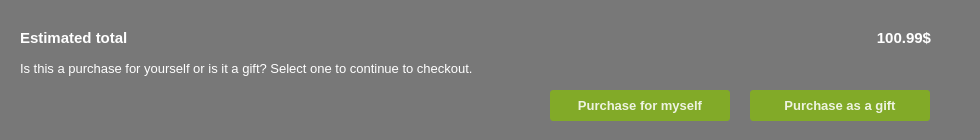
              <widget class="QWidget" name="Total_widget" native="true">
               <property name="minimumSize">
                <size>
                 <width>980</width>
                 <height>140</height>
                </size>
               </property>
               <property name="maximumSize">
                <size>
                 <width>980</width>
                 <height>140</height>
                </size>
               </property>
               <property name="styleSheet">
                <string notr="true">background-color: rgba(0, 0, 0, 80);</string>
               </property>
               <widget class="QLabel" name="label_41">
                <property name="geometry">
                 <rect>
                  <x>20</x>
                  <y>30</y>
                  <width>121</width>
                  <height>16</height>
                 </rect>
                </property>
                <property name="font">
                 <font>
                  <family>Arial</family>
                  <pointsize>11</pointsize>
                  <bold>true</bold>
                 </font>
                </property>
                <property name="styleSheet">
                 <string notr="true">background-color: none;
color: rgb(255, 255, 255);</string>
                </property>
                <property name="text">
                 <string>Estimated total</string>
                </property>
               </widget>
               <widget class="QLabel" name="TotalPrice">
                <property name="geometry">
                 <rect>
                  <x>860</x>
                  <y>30</y>
                  <width>71</width>
                  <height>16</height>
                 </rect>
                </property>
                <property name="font">
                 <font>
                  <family>Arial</family>
                  <pointsize>11</pointsize>
                  <bold>true</bold>
                 </font>
                </property>
                <property name="styleSheet">
                 <string notr="true">background-color: none;
color: rgb(255, 255, 255);</string>
                </property>
                <property name="text">
                 <string>100.99$</string>
                </property>
                <property name="alignment">
                 <set>Qt::AlignRight|Qt::AlignTrailing|Qt::AlignVCenter</set>
                </property>
               </widget>
               <widget class="QLabel" name="label_43">
                <property name="geometry">
                 <rect>
                  <x>20</x>
                  <y>60</y>
                  <width>501</width>
                  <height>16</height>
                 </rect>
                </property>
                <property name="font">
                 <font>
                  <family>Arial</family>
                  <pointsize>10</pointsize>
                 </font>
                </property>
                <property name="styleSheet">
                 <string notr="true">background-color: none;
color: rgb(255, 255, 255);</string>
                </property>
                <property name="text">
                 <string>Is this a purchase for yourself or is it a gift? Select one to continue to checkout.</string>
                </property>
               </widget>
               <widget class="QPushButton" name="PurchaseForMyself">
                <property name="geometry">
                 <rect>
                  <x>550</x>
                  <y>90</y>
                  <width>180</width>
                  <height>31</height>
                 </rect>
                </property>
                <property name="font">
                 <font>
                  <family>Arial</family>
                  <pointsize>10</pointsize>
                  <bold>true</bold>
                 </font>
                </property>
                <property name="cursor">
                 <cursorShape>PointingHandCursor</cursorShape>
                </property>
                <property name="styleSheet">
                 <string notr="true">QPushButton
{
border: none;
color: rgba(255, 255, 255, 220);
border-radius: 3px;
background-color: rgb(130, 170, 40);
}
QPushButton:hover
{
color: rgba(255, 255, 255, 255);
background-color: rgb(180, 220, 24);
}</string>
                </property>
                <property name="text">
                 <string>Purchase for myself</string>
                </property>
               </widget>
               <widget class="QPushButton" name="PurchaseAsAGift">
                <property name="geometry">
                 <rect>
                  <x>750</x>
                  <y>90</y>
                  <width>180</width>
                  <height>31</height>
                 </rect>
                </property>
                <property name="font">
                 <font>
                  <family>Arial</family>
                  <pointsize>10</pointsize>
                  <bold>true</bold>
                 </font>
                </property>
                <property name="cursor">
                 <cursorShape>PointingHandCursor</cursorShape>
                </property>
                <property name="styleSheet">
                 <string notr="true">QPushButton
{
border: none;
color: rgba(255, 255, 255, 220);
border-radius: 3px;
background-color: rgb(130, 170, 40);
}
QPushButton:hover
{
color: rgba(255, 255, 255, 255);
background-color: rgb(180, 220, 24);
}</string>
                </property>
                <property name="text">
                 <string>Purchase as a gift</string>
                </property>
               </widget>
              </widget>
